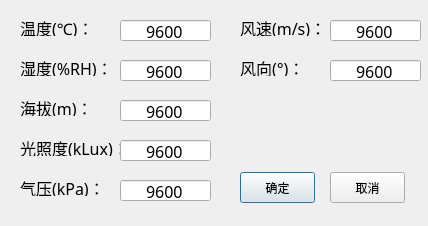
<?xml version="1.0" encoding="UTF-8"?>
<ui version="4.0">
 <class>InputWindow</class>
 <widget class="QDialog" name="InputWindow">
  <property name="geometry">
   <rect>
    <x>0</x>
    <y>0</y>
    <width>428</width>
    <height>226</height>
   </rect>
  </property>
  <property name="windowTitle">
   <string>Dialog</string>
  </property>
  <widget class="QLabel" name="label_8">
   <property name="geometry">
    <rect>
     <x>20</x>
     <y>60</y>
     <width>91</width>
     <height>16</height>
    </rect>
   </property>
   <property name="font">
    <font>
     <family>华文新魏</family>
     <pointsize>12</pointsize>
    </font>
   </property>
   <property name="text">
    <string>湿度(%RH)：</string>
   </property>
  </widget>
  <widget class="QLabel" name="label_9">
   <property name="geometry">
    <rect>
     <x>20</x>
     <y>100</y>
     <width>71</width>
     <height>16</height>
    </rect>
   </property>
   <property name="font">
    <font>
     <family>华文新魏</family>
     <pointsize>12</pointsize>
    </font>
   </property>
   <property name="text">
    <string>海拔(m)：</string>
   </property>
  </widget>
  <widget class="QLabel" name="label_10">
   <property name="geometry">
    <rect>
     <x>20</x>
     <y>140</y>
     <width>101</width>
     <height>16</height>
    </rect>
   </property>
   <property name="font">
    <font>
     <family>华文新魏</family>
     <pointsize>12</pointsize>
    </font>
   </property>
   <property name="text">
    <string>光照度(kLux)：</string>
   </property>
  </widget>
  <widget class="QLabel" name="label_11">
   <property name="geometry">
    <rect>
     <x>20</x>
     <y>180</y>
     <width>111</width>
     <height>16</height>
    </rect>
   </property>
   <property name="font">
    <font>
     <family>华文新魏</family>
     <pointsize>12</pointsize>
    </font>
   </property>
   <property name="text">
    <string>气压(kPa)：</string>
   </property>
  </widget>
  <widget class="QLabel" name="label_12">
   <property name="geometry">
    <rect>
     <x>240</x>
     <y>20</y>
     <width>81</width>
     <height>16</height>
    </rect>
   </property>
   <property name="font">
    <font>
     <family>华文新魏</family>
     <pointsize>12</pointsize>
    </font>
   </property>
   <property name="text">
    <string>风速(m/s)：</string>
   </property>
  </widget>
  <widget class="QLabel" name="label_13">
   <property name="geometry">
    <rect>
     <x>240</x>
     <y>60</y>
     <width>71</width>
     <height>16</height>
    </rect>
   </property>
   <property name="font">
    <font>
     <family>华文新魏</family>
     <pointsize>12</pointsize>
    </font>
   </property>
   <property name="text">
    <string>风向(°)：</string>
   </property>
  </widget>
  <widget class="QLabel" name="label_3">
   <property name="geometry">
    <rect>
     <x>20</x>
     <y>20</y>
     <width>71</width>
     <height>16</height>
    </rect>
   </property>
   <property name="font">
    <font>
     <family>华文新魏</family>
     <pointsize>12</pointsize>
    </font>
   </property>
   <property name="text">
    <string>温度(℃)：</string>
   </property>
  </widget>
  <widget class="QLineEdit" name="lineEditTemperature">
   <property name="geometry">
    <rect>
     <x>120</x>
     <y>20</y>
     <width>91</width>
     <height>21</height>
    </rect>
   </property>
   <property name="font">
    <font>
     <family>华文新魏</family>
     <pointsize>12</pointsize>
    </font>
   </property>
   <property name="layoutDirection">
    <enum>Qt::LeftToRight</enum>
   </property>
   <property name="text">
    <string>9600</string>
   </property>
   <property name="echoMode">
    <enum>QLineEdit::Normal</enum>
   </property>
   <property name="alignment">
    <set>Qt::AlignCenter</set>
   </property>
  </widget>
  <widget class="QLineEdit" name="lineEditHumidity">
   <property name="geometry">
    <rect>
     <x>120</x>
     <y>60</y>
     <width>91</width>
     <height>21</height>
    </rect>
   </property>
   <property name="font">
    <font>
     <family>华文新魏</family>
     <pointsize>12</pointsize>
    </font>
   </property>
   <property name="layoutDirection">
    <enum>Qt::LeftToRight</enum>
   </property>
   <property name="text">
    <string>9600</string>
   </property>
   <property name="echoMode">
    <enum>QLineEdit::Normal</enum>
   </property>
   <property name="alignment">
    <set>Qt::AlignCenter</set>
   </property>
  </widget>
  <widget class="QLineEdit" name="lineEditAltitude">
   <property name="geometry">
    <rect>
     <x>120</x>
     <y>100</y>
     <width>91</width>
     <height>21</height>
    </rect>
   </property>
   <property name="font">
    <font>
     <family>华文新魏</family>
     <pointsize>12</pointsize>
    </font>
   </property>
   <property name="layoutDirection">
    <enum>Qt::LeftToRight</enum>
   </property>
   <property name="text">
    <string>9600</string>
   </property>
   <property name="echoMode">
    <enum>QLineEdit::Normal</enum>
   </property>
   <property name="alignment">
    <set>Qt::AlignCenter</set>
   </property>
  </widget>
  <widget class="QLineEdit" name="lineEditIllumination">
   <property name="geometry">
    <rect>
     <x>120</x>
     <y>140</y>
     <width>91</width>
     <height>21</height>
    </rect>
   </property>
   <property name="font">
    <font>
     <family>华文新魏</family>
     <pointsize>12</pointsize>
    </font>
   </property>
   <property name="layoutDirection">
    <enum>Qt::LeftToRight</enum>
   </property>
   <property name="text">
    <string>9600</string>
   </property>
   <property name="echoMode">
    <enum>QLineEdit::Normal</enum>
   </property>
   <property name="alignment">
    <set>Qt::AlignCenter</set>
   </property>
  </widget>
  <widget class="QLineEdit" name="lineEditPressure">
   <property name="geometry">
    <rect>
     <x>120</x>
     <y>180</y>
     <width>91</width>
     <height>21</height>
    </rect>
   </property>
   <property name="font">
    <font>
     <family>华文新魏</family>
     <pointsize>12</pointsize>
    </font>
   </property>
   <property name="layoutDirection">
    <enum>Qt::LeftToRight</enum>
   </property>
   <property name="text">
    <string>9600</string>
   </property>
   <property name="echoMode">
    <enum>QLineEdit::Normal</enum>
   </property>
   <property name="alignment">
    <set>Qt::AlignCenter</set>
   </property>
  </widget>
  <widget class="QLineEdit" name="lineEditWindSpeed">
   <property name="geometry">
    <rect>
     <x>330</x>
     <y>20</y>
     <width>91</width>
     <height>21</height>
    </rect>
   </property>
   <property name="font">
    <font>
     <family>华文新魏</family>
     <pointsize>12</pointsize>
    </font>
   </property>
   <property name="layoutDirection">
    <enum>Qt::LeftToRight</enum>
   </property>
   <property name="text">
    <string>9600</string>
   </property>
   <property name="echoMode">
    <enum>QLineEdit::Normal</enum>
   </property>
   <property name="alignment">
    <set>Qt::AlignCenter</set>
   </property>
  </widget>
  <widget class="QLineEdit" name="lineEditWindDirection">
   <property name="geometry">
    <rect>
     <x>330</x>
     <y>60</y>
     <width>91</width>
     <height>21</height>
    </rect>
   </property>
   <property name="font">
    <font>
     <family>华文新魏</family>
     <pointsize>12</pointsize>
    </font>
   </property>
   <property name="layoutDirection">
    <enum>Qt::LeftToRight</enum>
   </property>
   <property name="text">
    <string>9600</string>
   </property>
   <property name="echoMode">
    <enum>QLineEdit::Normal</enum>
   </property>
   <property name="alignment">
    <set>Qt::AlignCenter</set>
   </property>
  </widget>
  <widget class="QPushButton" name="pushButtonOK">
   <property name="geometry">
    <rect>
     <x>240</x>
     <y>172</y>
     <width>75</width>
     <height>31</height>
    </rect>
   </property>
   <property name="text">
    <string>确定</string>
   </property>
  </widget>
  <widget class="QPushButton" name="pushButtonCancel">
   <property name="geometry">
    <rect>
     <x>330</x>
     <y>172</y>
     <width>75</width>
     <height>31</height>
    </rect>
   </property>
   <property name="text">
    <string>取消</string>
   </property>
  </widget>
 </widget>
 <resources/>
 <connections/>
</ui>
